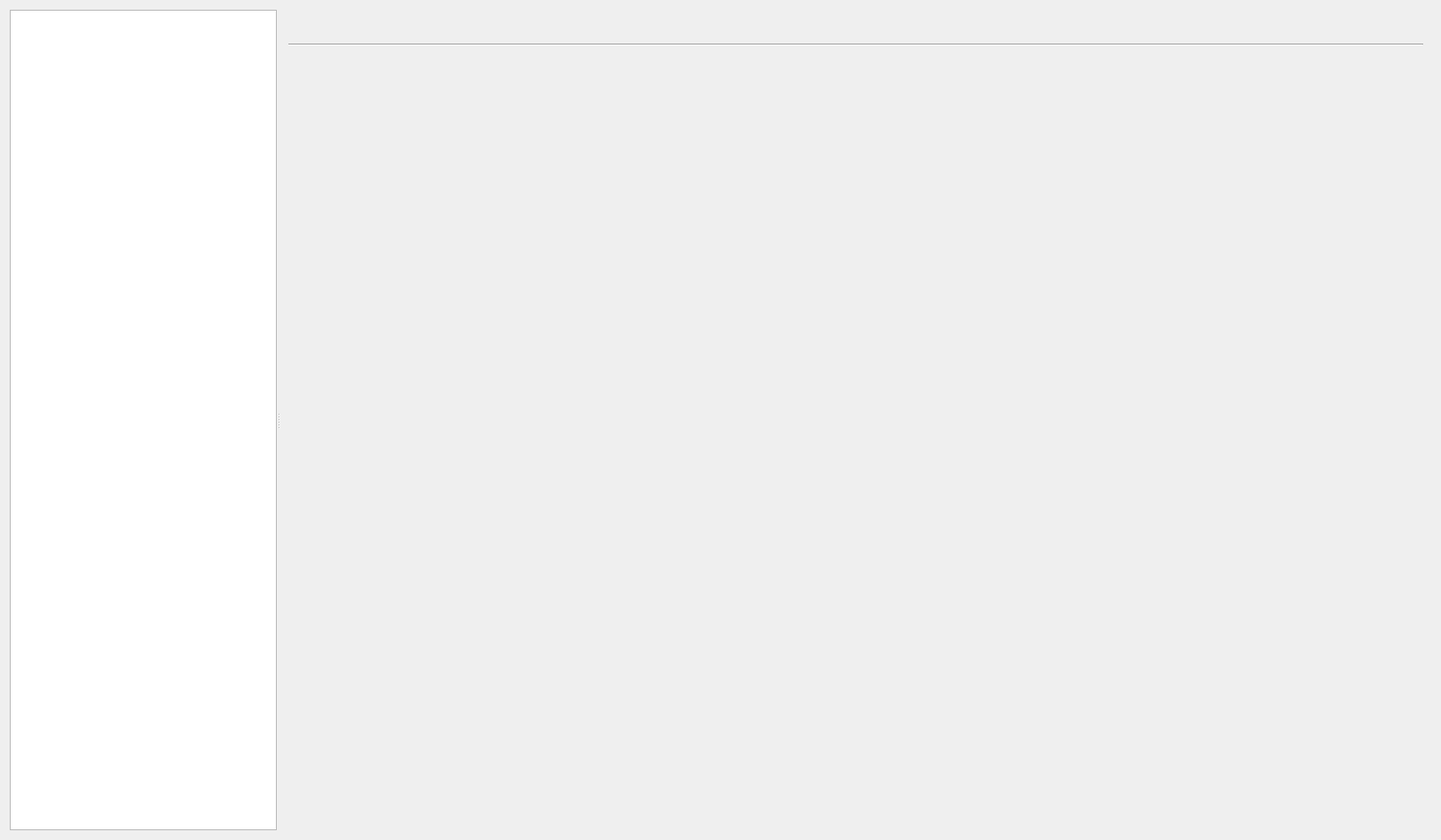
<?xml version="1.0" encoding="UTF-8"?>
<ui version="4.0">
 <class>Settings</class>
 <widget class="QWidget" name="Settings">
  <property name="geometry">
   <rect>
    <x>0</x>
    <y>0</y>
    <width>1619</width>
    <height>944</height>
   </rect>
  </property>
  <property name="windowTitle">
   <string>Form</string>
  </property>
  <layout class="QHBoxLayout" name="SettingsHLayout">
   <item>
    <widget class="QSplitter" name="splitter">
     <property name="sizePolicy">
      <sizepolicy hsizetype="Expanding" vsizetype="Expanding">
       <horstretch>0</horstretch>
       <verstretch>0</verstretch>
      </sizepolicy>
     </property>
     <property name="orientation">
      <enum>Qt::Horizontal</enum>
     </property>
     <property name="childrenCollapsible">
      <bool>false</bool>
     </property>
     <widget class="QListWidget" name="listWidget">
      <property name="maximumSize">
       <size>
        <width>300</width>
        <height>16777215</height>
       </size>
      </property>
      <property name="font">
       <font>
        <pointsize>11</pointsize>
       </font>
      </property>
      <property name="defaultDropAction">
       <enum>Qt::IgnoreAction</enum>
      </property>
      <property name="iconSize">
       <size>
        <width>24</width>
        <height>24</height>
       </size>
      </property>
      <property name="textElideMode">
       <enum>Qt::ElideRight</enum>
      </property>
      <property name="uniformItemSizes">
       <bool>true</bool>
      </property>
     </widget>
     <widget class="QFrame" name="rightFrame">
      <layout class="QVBoxLayout" name="rightVLayout">
       <item>
        <layout class="QGridLayout" name="headerGLayout">
         <item row="0" column="2">
          <widget class="QToolButton" name="helpButton">
           <property name="focusPolicy">
            <enum>Qt::NoFocus</enum>
           </property>
           <property name="icon">
            <iconset resource="../icons.qrc">
             <normaloff>:/icons/help_64.png</normaloff>:/icons/help_64.png</iconset>
           </property>
           <property name="checkable">
            <bool>true</bool>
           </property>
           <property name="autoRaise">
            <bool>true</bool>
           </property>
          </widget>
         </item>
         <item row="0" column="0">
          <widget class="QLabel" name="pageicon">
           <property name="maximumSize">
            <size>
             <width>24</width>
             <height>24</height>
            </size>
           </property>
           <property name="scaledContents">
            <bool>true</bool>
           </property>
          </widget>
         </item>
         <item row="0" column="1">
          <widget class="StyledLabel" name="pageName">
           <property name="sizePolicy">
            <sizepolicy hsizetype="Minimum" vsizetype="Maximum">
             <horstretch>0</horstretch>
             <verstretch>0</verstretch>
            </sizepolicy>
           </property>
           <property name="font">
            <font>
             <weight>75</weight>
             <bold>true</bold>
            </font>
           </property>
           <property name="text">
            <string/>
           </property>
          </widget>
         </item>
         <item row="1" column="0" colspan="3">
          <widget class="Line" name="headerLine">
           <property name="orientation">
            <enum>Qt::Horizontal</enum>
           </property>
          </widget>
         </item>
        </layout>
       </item>
       <item>
        <widget class="QScrollArea" name="scrollArea">
         <property name="frameShape">
          <enum>QFrame::NoFrame</enum>
         </property>
         <property name="frameShadow">
          <enum>QFrame::Plain</enum>
         </property>
         <property name="widgetResizable">
          <bool>true</bool>
         </property>
         <widget class="QWidget" name="scrollAreaWidgetContents">
          <property name="geometry">
           <rect>
            <x>0</x>
            <y>0</y>
            <width>1313</width>
            <height>849</height>
           </rect>
          </property>
          <layout class="QVBoxLayout" name="scrollAreaWidgetContentsVLayout">
           <property name="leftMargin">
            <number>3</number>
           </property>
           <property name="topMargin">
            <number>3</number>
           </property>
           <property name="rightMargin">
            <number>3</number>
           </property>
           <property name="bottomMargin">
            <number>3</number>
           </property>
           <item>
            <widget class="QStackedWidget" name="stackedWidget">
             <property name="currentIndex">
              <number>0</number>
             </property>
             <widget class="QWidget" name="page"/>
            </widget>
           </item>
          </layout>
         </widget>
        </widget>
       </item>
      </layout>
     </widget>
    </widget>
   </item>
  </layout>
 </widget>
 <customwidgets>
  <customwidget>
   <class>StyledLabel</class>
   <extends>QLabel</extends>
   <header>gui/common/StyledLabel.h</header>
  </customwidget>
 </customwidgets>
 <resources>
  <include location="../icons.qrc"/>
 </resources>
 <connections/>
</ui>
